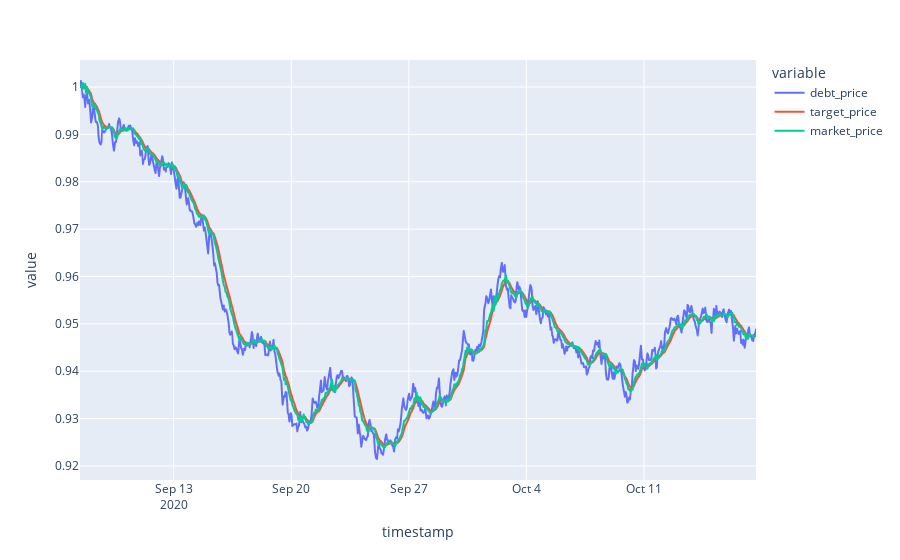

Here is the notebook cell this chart was saved with:
### Code cell
df.plot(kind='line', x='timestamp', y=['debt_price', 'target_price', 'market_price'])

### Figure 1 — Plotly figure (JSON) as saved in the notebook; plotly's stock layout.template omitted (floating-point values rounded to 4 significant figures; data arrays with more than 128 entries replaced by an {"elided": "..."} marker saying what was removed)
{"data": [{"hovertemplate": "variable=debt_price<br>timestamp=%{x}<br>value=%{y}<extra></extra>", "legendgroup": "debt_price", "line": {"color": "#636efa", "dash": "solid"}, "mode": "lines", "name": "debt_price", "showlegend": true, "type": "scattergl", "x": {"elided": "721 str values"}, "xaxis": "x", "y": {"elided": "721 float values"}, "yaxis": "y"}, {"hovertemplate": "variable=target_price<br>timestamp=%{x}<br>value=%{y}<extra></extra>", "legendgroup": "target_price", "line": {"color": "#EF553B", "dash": "solid"}, "mode": "lines", "name": "target_price", "showlegend": true, "type": "scattergl", "x": {"elided": "721 str values"}, "xaxis": "x", "y": {"elided": "721 float values"}, "yaxis": "y"}, {"hovertemplate": "variable=market_price<br>timestamp=%{x}<br>value=%{y}<extra></extra>", "legendgroup": "market_price", "line": {"color": "#00cc96", "dash": "solid"}, "mode": "lines", "name": "market_price", "showlegend": true, "type": "scattergl", "x": {"elided": "721 str values"}, "xaxis": "x", "y": {"elided": "721 float values"}, "yaxis": "y"}], "layout": {"autosize": true, "legend": {"title": {"text": "variable"}, "tracegroupgap": 0}, "margin": {"t": 60}, "xaxis": {"anchor": "y", "autorange": true, "domain": [0, 1], "range": ["2020-09-07 10:05:33.3318", "2020-10-17 16:06:44.3318"], "title": {"text": "timestamp"}, "type": "date"}, "yaxis": {"anchor": "x", "autorange": true, "domain": [0, 1], "range": [0.917, 1.006], "title": {"text": "value"}, "type": "linear"}}}
